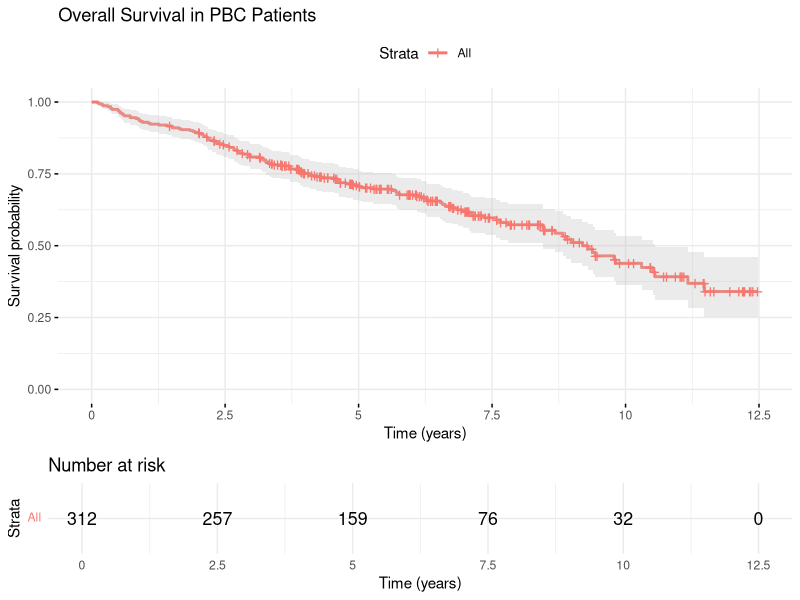
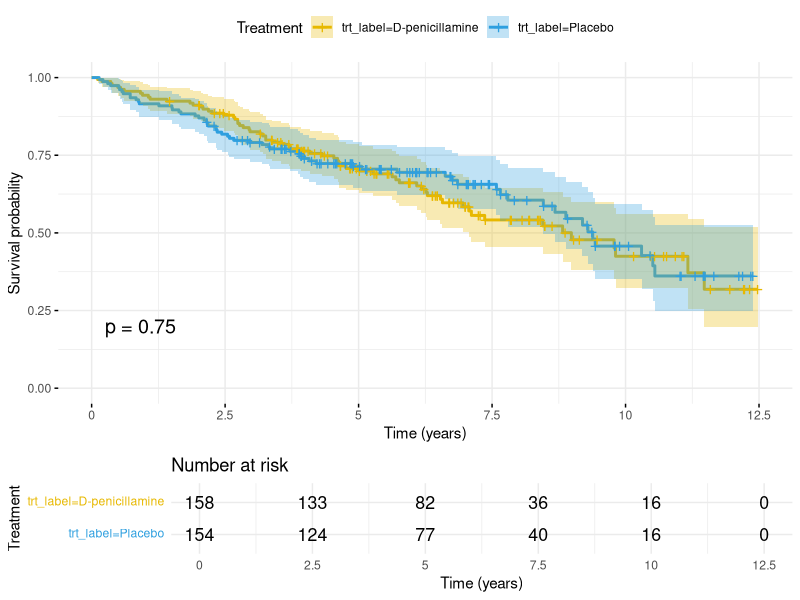
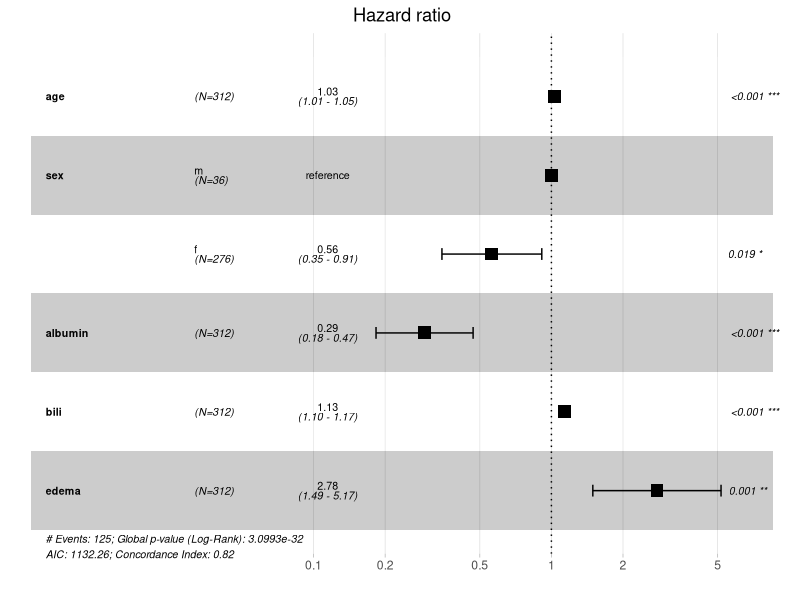
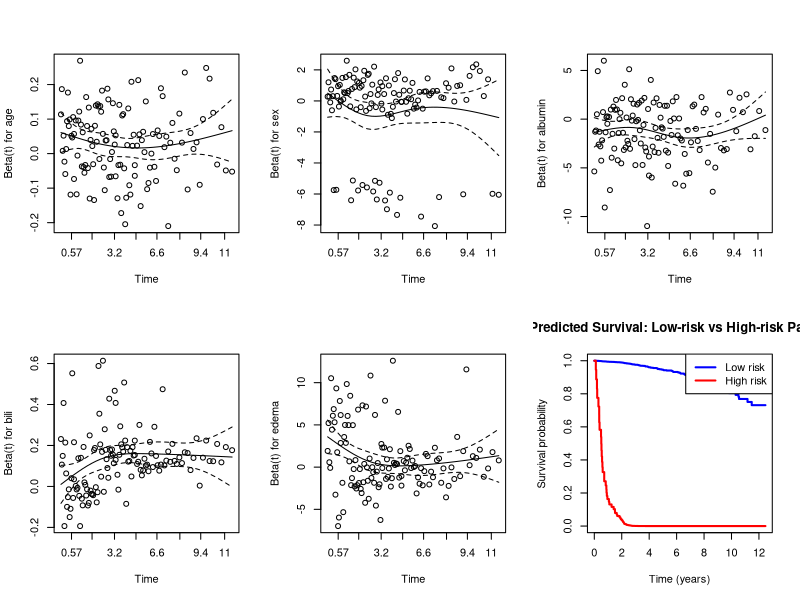

R code for these plots, in order:
## ---- chunk 1
#| label: setup-survival
#| include: false
library(tidyverse)
library(survival)
library(survminer)
library(knitr)
opts_chunk$set(echo = TRUE, warning = FALSE, message = FALSE)
## ---- chunk 2
#| label: km-r
# Load the packages used below (see the note above for installation)
library(survival)
library(survminer)
library(dplyr)

# Load the PBC dataset
data(pbc, package = "survival")

# Prepare data — status: 0 = censored, 1 = transplant, 2 = dead
# For now, treat death as the event and censor everything else
pbc_clean <- pbc %>%
  filter(!is.na(trt)) %>%
  mutate(
    status_binary = ifelse(status == 2, 1, 0),
    time_years = time / 365.25,
    trt_label = factor(trt, labels = c("D-penicillamine", "Placebo"))
  )

cat("N =", nrow(pbc_clean), "\n")
cat("Events (deaths):", sum(pbc_clean$status_binary), "\n")
cat("Censored:", sum(pbc_clean$status_binary == 0), "\n")

# Fit overall KM curve
km_overall <- survfit(Surv(time_years, status_binary) ~ 1, data = pbc_clean)
km_tab <- summary(km_overall)$table
knitr::kable(
  data.frame(
    Records = km_tab[["records"]],
    Events  = km_tab[["events"]],
    `Median survival (yr)` = round(km_tab[["median"]], 2),
    `95% CI lower` = round(km_tab[["0.95LCL"]], 2),
    `95% CI upper` = round(km_tab[["0.95UCL"]], 2),
    check.names = FALSE
  ),
  caption = "Overall Kaplan-Meier summary: sample size, number of events, and median survival with 95% CI."
)
## ---- chunk 3
#| label: km-plot-r
#| fig-cap: "Kaplan-Meier survival curve for the PBC dataset. Tick marks indicate censored observations."
# Plot KM curve with confidence intervals
ggsurvplot(
  km_overall,
  data = pbc_clean,
  conf.int = TRUE,
  risk.table = TRUE,
  xlab = "Time (years)",
  ylab = "Survival probability",
  title = "Overall Survival in PBC Patients",
  ggtheme = theme_minimal()
)
## ---- chunk 4
#| label: logrank-r
# Compare survival between treatment groups
km_by_trt <- survfit(Surv(time_years, status_binary) ~ trt_label, data = pbc_clean)

# Log-rank test
logrank <- survdiff(Surv(time_years, status_binary) ~ trt_label, data = pbc_clean)
p_lr <- pchisq(logrank$chisq, length(logrank$n) - 1, lower.tail = FALSE)
knitr::kable(
  data.frame(
    Group    = sub("trt_label=", "", names(logrank$n)),
    N        = as.integer(logrank$n),
    Observed = logrank$obs,
    Expected = round(logrank$exp, 1),
    row.names = NULL
  ),
  caption = sprintf(
    "Log-rank test comparing survival by treatment group: chi-square = %.2f on %d df, p = %s.",
    logrank$chisq, length(logrank$n) - 1,
    ifelse(p_lr < 0.001, "<0.001", formatC(p_lr, format = "f", digits = 3))
  )
)
## ---- chunk 5
#| label: logrank-plot-r
#| fig-cap: "Kaplan-Meier curves comparing D-penicillamine vs placebo in PBC patients."
ggsurvplot(
  km_by_trt,
  data = pbc_clean,
  pval = TRUE,
  conf.int = TRUE,
  risk.table = TRUE,
  xlab = "Time (years)",
  ylab = "Survival probability",
  legend.title = "Treatment",
  palette = c("#E7B800", "#2E9FDF"),
  ggtheme = theme_minimal()
)
## ---- chunk 6
#| label: cox-r
# Fit Cox model with multiple predictors
cox_model <- coxph(
  Surv(time_years, status_binary) ~ age + sex + albumin + bili + edema,
  data = pbc_clean
)

summary(cox_model)
## ---- chunk 7
#| label: cox-forest-r
#| fig-cap: "Forest plot of hazard ratios from the Cox PH model for PBC patients."
# Forest plot of hazard ratios
ggforest(cox_model, data = pbc_clean)
## ---- chunk 8
#| label: ph-check-r
# Test proportional hazards assumption
ph_test <- cox.zph(cox_model)
knitr::kable(
  as.data.frame(ph_test$table),
  digits = 3,
  caption = "Test of the proportional-hazards assumption (Schoenfeld residuals). Small p-values flag covariates whose effect changes over time; GLOBAL tests the model as a whole."
)
## ---- chunk 9
#| label: ph-plot-r
#| fig-cap: "Schoenfeld residual plots for each covariate. A non-flat trend suggests PH violation."
# Plot Schoenfeld residuals
par(mfrow = c(2, 3))
plot(ph_test)
## ---- chunk 10
#| label: clinical-example-r
# Step 1: Explore the data
pbc_model <- pbc_clean %>%
  select(time_years, status_binary, age, sex, albumin, bili,
         protime, stage, edema, trt_label) %>%
  drop_na()

cat("Complete cases:", nrow(pbc_model), "\n")
cat("Events:", sum(pbc_model$status_binary), "\n")
cat("Median follow-up:", round(median(pbc_model$time_years), 3), "years\n")

# Step 2: Fit multivariable Cox model
cox_full <- coxph(
  Surv(time_years, status_binary) ~ age + sex + albumin + log(bili) +
    protime + stage + edema + trt_label,
  data = pbc_model
)
summary(cox_full)
## ---- chunk 11
#| label: clinical-concordance-r
# Step 3: Assess model discrimination
cat("Concordance (C-index):", round(summary(cox_full)$concordance[1], 3), "\n")
cat("This means the model correctly ranks survival times",
    round(summary(cox_full)$concordance[1] * 100, 1),
    "% of the time.\n")
## ---- chunk 12
#| label: clinical-predict-r
#| fig-cap: "Predicted survival curves for a low-risk and high-risk patient profile."
# Step 4: Predicted survival for new patients
new_patients <- data.frame(
  age = c(40, 65),
  sex = c("f", "f"),
  albumin = c(3.8, 2.5),
  bili = c(1.0, 10.0),
  protime = c(10.5, 13.0),
  stage = c(2, 4),
  edema = c(0, 1),
  trt_label = c("Placebo", "Placebo")
)

pred_surv <- survfit(cox_full, newdata = new_patients)

plot(pred_surv, col = c("blue", "red"), lwd = 2,
     xlab = "Time (years)", ylab = "Survival probability",
     main = "Predicted Survival: Low-risk vs High-risk Patient")
legend("topright", c("Low risk", "High risk"),
       col = c("blue", "red"), lwd = 2)
